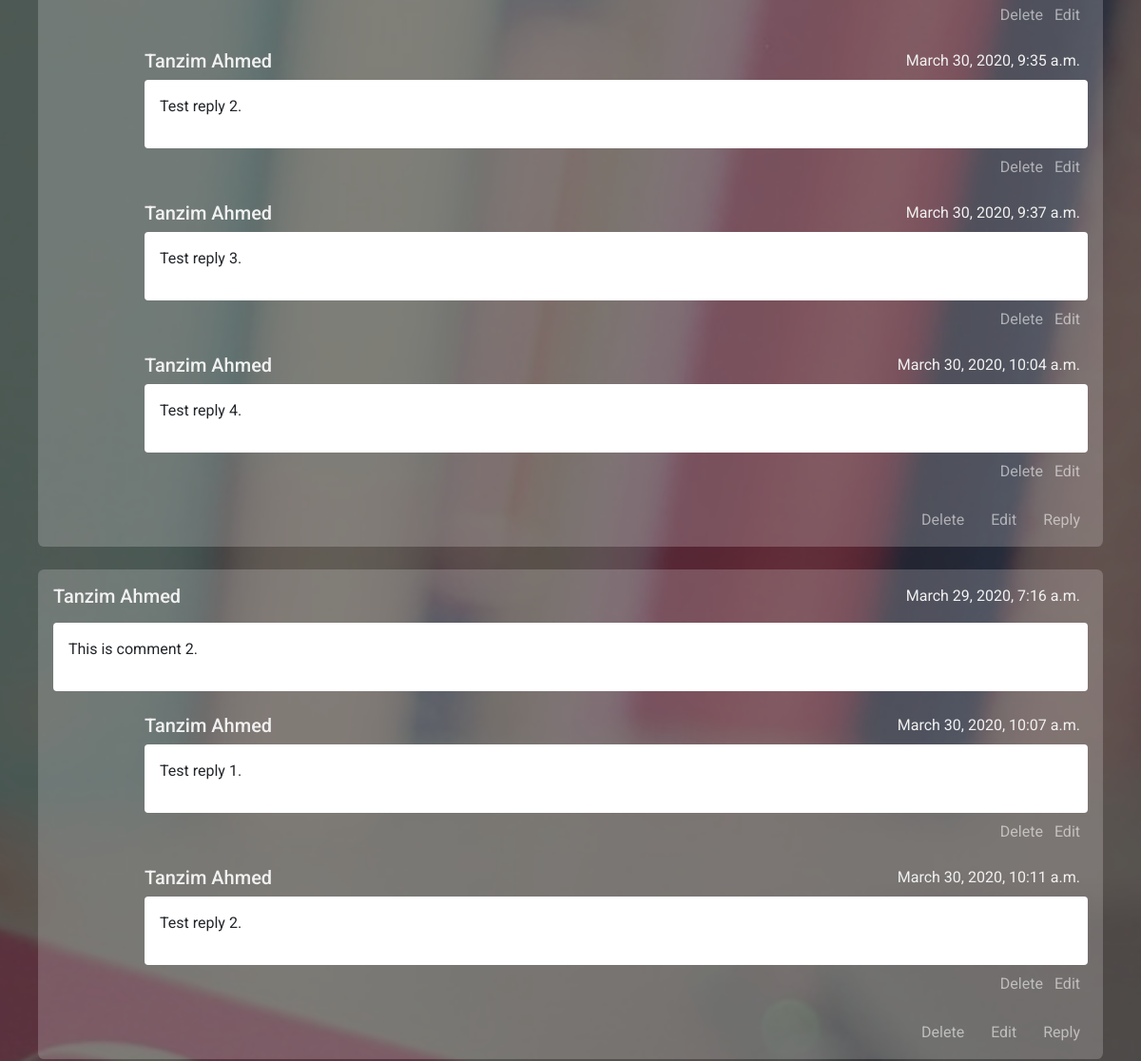
The page /content/M4Edhld9/show/ (middle part) on the database as committed earlier.
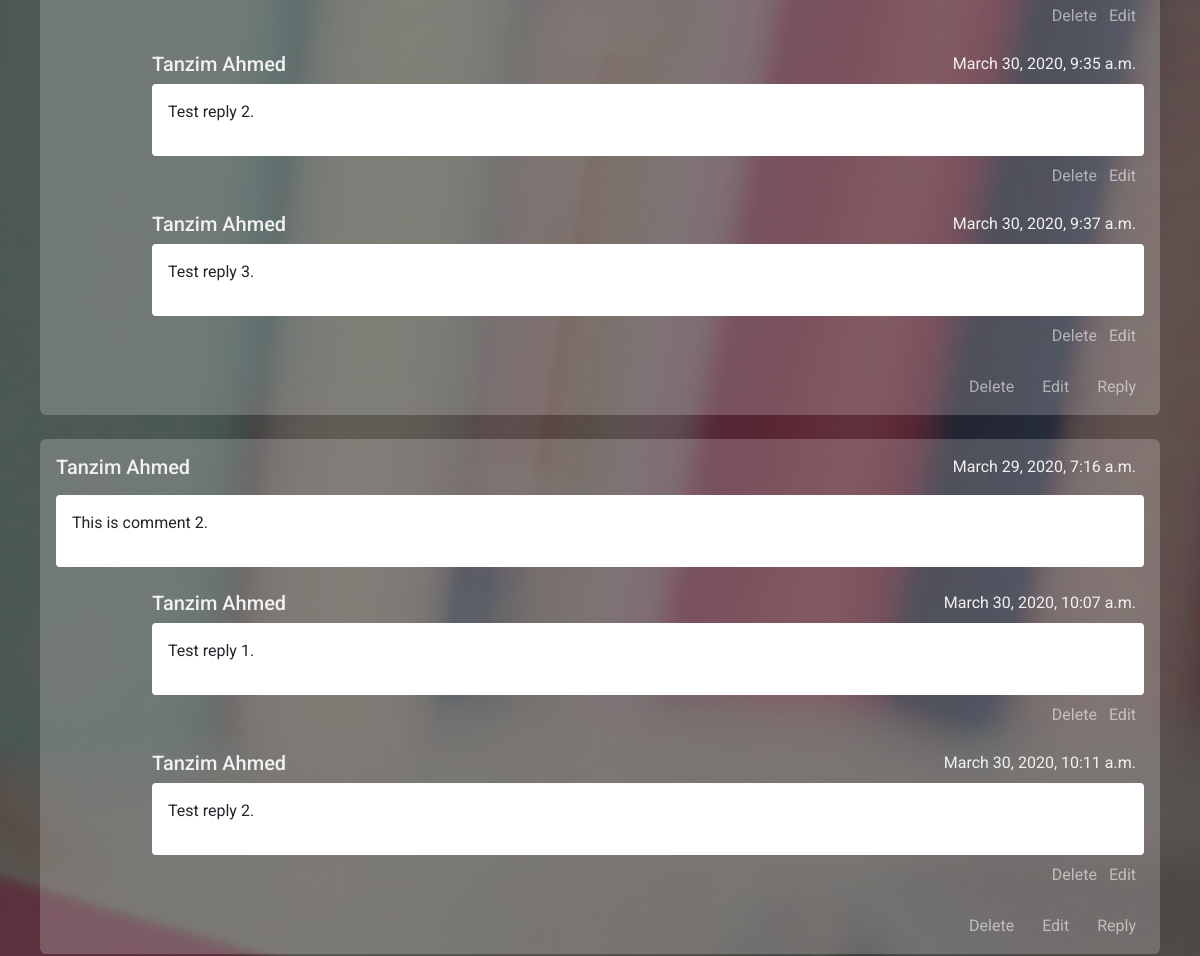
The same page on the database as committed later.
### creative_content/models.py (models this page shows)
class RepliesThread(models.Model):
    text = models.TextField()
    user = models.ForeignKey('users.User', on_delete=models.CASCADE)
    discussion = models.ForeignKey(DiscussionThread, on_delete=models.CASCADE, related_name='response')
    date = models.DateTimeField(auto_now=True)

class DiscussionThread(models.Model):
    text = models.TextField()
    user = models.ForeignKey('users.User', on_delete=models.CASCADE)
    content = models.ForeignKey(Content, on_delete=models.CASCADE, related_name='discussion')
    date = models.DateTimeField(auto_now=True)

### users/models.py (models this page shows)
class User(AbstractUser):
    username = models.CharField(
        error_messages={'unique': 'A user with that username already exists.'},
        help_text='Required. 10 characters or fewer.',
        max_length=10,
        unique=True,
        primary_key=True,
        validators=[UnicodeUsernameValidator(), MinLengthValidator(3)],
        verbose_name='username')
    is_educator = models.BooleanField(default=False)

### creative_content/views.py (the view)
# urls.py: path('<str:link>/show/', views.show, name='content_display'),
def show(request, link):
    try:
        content = Content.objects.get(link=link)
    except Content.DoesNotExist:
        raise Http404('Link does not exist')
    discussions = content.discussion.all()
    discussion_form = DiscussionForm()
    replies_form = RepliesForm()
    context = {
        'content': content,
        'discussions': discussions,
        'discussion_form': discussion_form,
        'replies_form': replies_form
    }
    print(context)
    return render(request, 'creative_content/content_display.html', context)

### creative_content/models.py (called while the page is built)
    def __str__(self):
        return self.link

### templates/creative_content/content_display.html (shortened to what this page needs)
{% extends 'layout.html' %}
{% block background_class %}
  dashboard_background
{% endblock %}
{% block body %}
<div class="user_dashboard">
  <div class="dashboard container content_area_container">
    <div class="comment_section">
      <div class="comment_container">
        <form action="" id="replies_form">
          <div id="comments">
            {% for discussion in discussions %}
              <div class="comment_card" id="comment_card_{{ discussion.id }}">
                <div class="comment_info">
                  <h5>{{ discussion.user.get_full_name }}</h5>
                  <div class="text-right" id="comment_time_{{ discussion.id }}">
                    {{ discussion.date}}
                  </div>
                </div>
                <div class="comment_body" id="comment_{{ discussion.id }}">
                  {{ discussion.text | safe }}
                </div>
                <div id="replies_card_{{ discussion.id }}">
                  <div class="replies">
                    {% for response in discussion.response.all %}
                      <div class="comment_card comment_replies" id="reply_card_{{ discussion.id }}_{{ response.id }}">
                        <div class="comment_info">
                          <h5>{{ response.user.get_full_name }}</h5>
                          <div class="text-right" id="reply_time_{{ discussion.id }}_{{ response.id }}">
                            {{ response.date}}
                          </div>
                        </div>
                        <div class="comment_body" id="reply_{{ discussion.id }}_{{ response.id }}">
                          {{ response.text | safe }}
                        </div>
                        <div class="actions text-right">
                          <a href="" class="replies_delete" id="{{ discussion.id }}_{{ response.id }}">Delete</a>
                          <a href="" class="replies_edit" id="{{ discussion.id }}_{{ response.id }}">Edit</a>
                        </div>
                      </div>
                    {% endfor %}
                  </div>
                </div>
                <div class="actions text-right">
                  <a href="" class="comments_delete" id="{{ discussion.id }}">Delete</a>
                  <a href="" class="comments_edit" id="{{ discussion.id }}">Edit</a>
                  <a href="" class="reply_buttons" id="card_{{ discussion.id }}">Reply</a>
                </div>
              </div>
            {% endfor %}
          </div>
        </form>
      </div>
    </div>
  </div>
</div>
{% load static %}
{% endblock %}

Rows that differ between the two databases and show on the page:
removed RepliesThread: user.get_full_name "Tanzim Ahmed", date "March 30, 2020, 10:04 a.m.", text "Test reply 4.", shown under DiscussionThread (number 1 of 2 on the later page)
